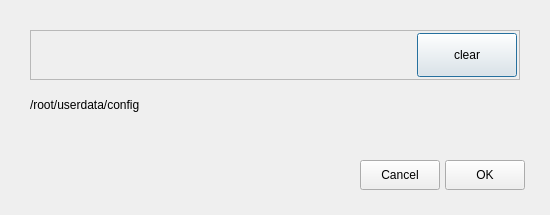
<?xml version="1.0" encoding="UTF-8"?>
<ui version="4.0">
 <class>SaveDialog</class>
 <widget class="QDialog" name="SaveDialog">
  <property name="geometry">
   <rect>
    <x>0</x>
    <y>0</y>
    <width>550</width>
    <height>215</height>
   </rect>
  </property>
  <property name="windowTitle">
   <string>Dialog</string>
  </property>
  <widget class="QFrame" name="frame">
   <property name="geometry">
    <rect>
     <x>30</x>
     <y>30</y>
     <width>490</width>
     <height>50</height>
    </rect>
   </property>
   <property name="frameShape">
    <enum>QFrame::StyledPanel</enum>
   </property>
   <property name="frameShadow">
    <enum>QFrame::Raised</enum>
   </property>
   <widget class="QPushButton" name="clearBtn">
    <property name="geometry">
     <rect>
      <x>387</x>
      <y>3</y>
      <width>100</width>
      <height>44</height>
     </rect>
    </property>
    <property name="text">
     <string>clear</string>
    </property>
   </widget>
   <widget class="QPushButton" name="fileNameBtn">
    <property name="geometry">
     <rect>
      <x>3</x>
      <y>3</y>
      <width>380</width>
      <height>44</height>
     </rect>
    </property>
    <property name="text">
     <string/>
    </property>
    <property name="flat">
     <bool>true</bool>
    </property>
   </widget>
  </widget>
  <widget class="QPushButton" name="okBtn">
   <property name="geometry">
    <rect>
     <x>445</x>
     <y>160</y>
     <width>80</width>
     <height>30</height>
    </rect>
   </property>
   <property name="text">
    <string>OK</string>
   </property>
  </widget>
  <widget class="QPushButton" name="cancelBtn">
   <property name="geometry">
    <rect>
     <x>360</x>
     <y>160</y>
     <width>80</width>
     <height>30</height>
    </rect>
   </property>
   <property name="text">
    <string>Cancel</string>
   </property>
  </widget>
  <widget class="QLabel" name="pathLabel">
   <property name="geometry">
    <rect>
     <x>30</x>
     <y>90</y>
     <width>490</width>
     <height>30</height>
    </rect>
   </property>
   <property name="text">
    <string>/root/userdata/config</string>
   </property>
  </widget>
 </widget>
 <resources/>
 <connections/>
</ui>
